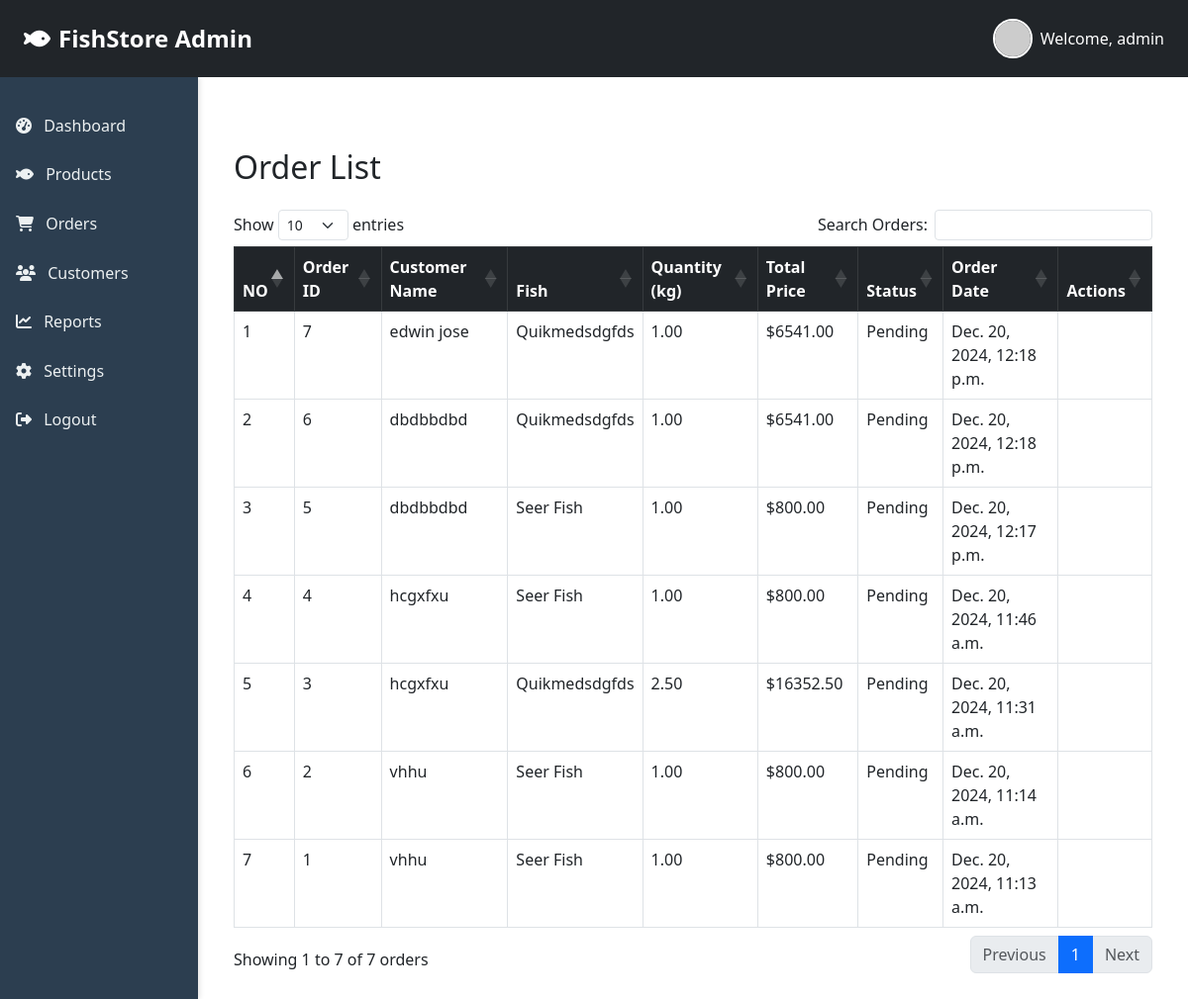
The app's page /order-list/ (signed in) with its own data.
### harbour_app/models.py (models this page shows, shortened)
class customUser(AbstractUser):
    is_business = models.BooleanField(default=False)
    groups = models.ManyToManyField(
        'auth.Group',
        related_name='customuser_set',  # This avoids conflict with default User model
        blank=True
    )
    user_permissions = models.ManyToManyField(
        'auth.Permission',
        related_name='customuser_permissions',  # This avoids conflict with default User model
        blank=True
    )

class Order(models.Model):
    STATUS_CHOICES = [
        ('pending', 'Pending'),
        ('processing', 'Processing'),
        ('delivered', 'Delivered'),
        ('cancelled', 'Cancelled'),
    ]
    fish = models.ForeignKey(Fish, on_delete=models.CASCADE, related_name='orders')  # Links to Fish model
    customer_name = models.CharField(max_length=100)
    address=models.JSONField()
    quantity = models.DecimalField(max_digits=6, decimal_places=2, help_text="Quantity in kg")
    total_price = models.DecimalField(max_digits=10, decimal_places=2, blank=True, null=True)
    status = models.CharField(max_length=20, choices=STATUS_CHOICES, default='pending')  # New field for status
    created_at = models.DateTimeField(auto_now_add=True)

class Fish(models.Model):
    name = models.CharField(max_length=100)
    malayalam_name = models.CharField(max_length=100)
    price_per_kg = models.DecimalField(max_digits=6, decimal_places=2)
    total_kg=models.CharField(max_length=20)
    description = models.TextField(blank=True, null=True)
    image = models.ImageField(upload_to='fish_images/', blank=True, null=True)
    created_at = models.DateTimeField(auto_now_add=True)
    updated_at = models.DateTimeField(auto_now=True)

### harbour_app/views.py (the view)
# urls.py: path('order-list/', views.order_list, name='order-list'),
@login_required
def order_list(request):
    orders = Order.objects.all().order_by('-created_at')
    return render(request, 'order_list.html', {'orders': orders})

### templates/order_list.html (shortened to what this page needs)
{% extends 'index.html' %}
{% block body %}
{% load static %}
<link rel="stylesheet" href="https://cdn.datatables.net/1.13.6/css/dataTables.bootstrap5.min.css">
<div class="container mt-5">
    <h2 class="mb-4">Order List</h2>
    <table class="table table-bordered table-hover" id="orderTable">
        <thead class="table-dark">
            <tr>
                <th>NO</th>
                <th>Order ID</th>
                <th>Customer Name</th>
                <th>Fish</th>
                <th>Quantity (kg)</th>
                <th>Total Price</th>
                <th>Status</th>
                <th>Order Date</th>
                <th>Actions</th>
            </tr>
        </thead>
        <tbody>
            {% for order in orders %}
            <tr>
                <td>{{ forloop.counter }}</td>
                <td>{{ order.id }}</td>
                <td>{{ order.customer_name }}</td>
                <td>{{ order.fish.name }}</td>
                <td>{{ order.quantity }}</td>
                <td>${{ order.total_price }}</td>
                <td>{{ order.get_status_display }}</td>
                <td>{{ order.created_at }}</td>
                <td>
                </td>
            </tr>
            {% empty %}
            <tr>
                <td colspan="8" class="text-center">No orders have been placed yet.</td>
            </tr>
            {% endfor %}
        </tbody>
    </table>
</div>
{% endblock %}

### templates/index.html (shortened to what this page needs)
<!DOCTYPE html>
<html lang="en">
<head>
    <link href="https://cdn.jsdelivr.net/npm/bootstrap@5.3.0/dist/css/bootstrap.min.css" rel="stylesheet">
    <link rel="stylesheet" href="https://cdnjs.cloudflare.com/ajax/libs/font-awesome/6.4.0/css/all.min.css">
</head>
<body>
    <nav class="navbar navbar-dark bg-dark px-4 py-3">
        <a class="navbar-brand d-flex align-items-center" href="#">
            <i class="fas fa-fish me-2"></i>
            FishStore Admin
        </a>
        {% if user.is_authenticated %}
        <div class="profile-dropdown">
            <div class="d-flex align-items-center text-white">
                <img src="https://via.placeholder.com/50" alt="Profile" class="rounded-circle me-2" width="40" height="40">
                <span>Welcome, {{user.username}}</span>
            </div>
        </div>
        {% endif %}
    </nav>
    <div class="container-fluid">
        <div class="row">
            <nav class="col-md-3 col-lg-2 sidebar px-0">
                <div class="position-sticky">
                    <ul class="nav flex-column py-4">
                        <li class="nav-item">
                            <a class="nav-link active" href="{% url 'index' %}">
                                <i class="fas fa-tachometer-alt me-2"></i> Dashboard
                            </a>
                        </li>
                        <li class="nav-item">
                            <a class="nav-link" href="{% url 'fish_list' %}">
                                <i class="fas fa-fish me-2"></i> Products
                            </a>
                        </li>
                        <li class="nav-item">
                            <a class="nav-link" href="{% url 'order-list' %}">
                                <i class="fas fa-shopping-cart me-2"></i> Orders
                            </a>
                        </li>
                        <li class="nav-item">
                            <a class="nav-link" href="{% url 'customers-list' %}">
                                <i class="fas fa-users me-2"></i> Customers
                            </a>
                        </li>
                        <li class="nav-item">
                            <a class="nav-link" href="#">
                                <i class="fas fa-chart-line me-2"></i> Reports
                            </a>
                        </li>
                        <li class="nav-item">
                            <a class="nav-link" href="#">
                                <i class="fas fa-cog me-2"></i> Settings
                            </a>
                        </li>
                        <li class="nav-item">
                            <a class="nav-link" href="{% url 'logout' %}">
                                <i class="fas fa-sign-out-alt me-2"></i> Logout
                            </a>
                        </li>
                    </ul>
                </div>
            </nav>
            <main class="col-md-9 col-lg-10 px-4 py-4">
                {% block body %}{% endblock %}
            </main>
        </div>
    </div>
</body>
</html>

### templates/index.html (style rules this page uses)
:root { --primary-color: #2c3e50; --secondary-color: #34495e; }
.sidebar { min-height: 100vh; background: var(--primary-color); box-shadow: 2px 0 5px rgba(0,0,0,0.1); }
.navbar-brand { font-size: 1.5rem; font-weight: bold; }
.nav-link { color: #ecf0f1 !important; padding: 0.8rem 1rem; transition: all 0.3s; }
.profile-dropdown img { border: 2px solid #fff; }

### records on screen
customUser: username "admin"
Order: id "7", customer_name "edwin jose", fish.name "Quikmedsdgfds", quantity "1.00", total_price "6541.00", status "Pending", created_at "Dec. 20, 2024, 12:18 p.m."
Order: id "6", customer_name "dbdbbdbd", fish.name "Quikmedsdgfds", quantity "1.00", total_price "6541.00", status "Pending", created_at "Dec. 20, 2024, 12:18 p.m."
Order: id "5", customer_name "dbdbbdbd", fish.name "Seer Fish", quantity "1.00", total_price "800.00", status "Pending", created_at "Dec. 20, 2024, 12:17 p.m."
Order: id "4", customer_name "hcgxfxu", fish.name "Seer Fish", quantity "1.00", total_price "800.00", status "Pending", created_at "Dec. 20, 2024, 11:46 a.m."
Order: id "3", customer_name "hcgxfxu", fish.name "Quikmedsdgfds", quantity "2.50", total_price "16352.50", status "Pending", created_at "Dec. 20, 2024, 11:31 a.m."
Order: id "2", customer_name "vhhu", fish.name "Seer Fish", quantity "1.00", total_price "800.00", status "Pending", created_at "Dec. 20, 2024, 11:14 a.m."
Order: id "1", customer_name "vhhu", fish.name "Seer Fish", quantity "1.00", total_price "800.00", status "Pending", created_at "Dec. 20, 2024, 11:13 a.m."
